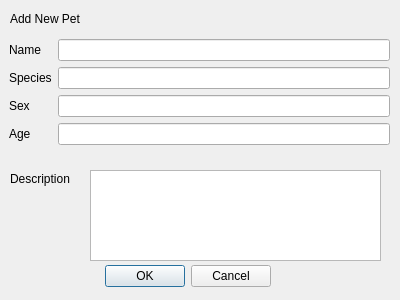
<?xml version="1.0" encoding="UTF-8"?>
<ui version="4.0">
 <class>Dialog</class>
 <widget class="QDialog" name="Dialog">
  <property name="geometry">
   <rect>
    <x>0</x>
    <y>0</y>
    <width>400</width>
    <height>300</height>
   </rect>
  </property>
  <property name="windowTitle">
   <string>Dialog</string>
  </property>
  <widget class="QDialogButtonBox" name="buttonBox">
   <property name="geometry">
    <rect>
     <x>100</x>
     <y>260</y>
     <width>171</width>
     <height>32</height>
    </rect>
   </property>
   <property name="orientation">
    <enum>Qt::Horizontal</enum>
   </property>
   <property name="standardButtons">
    <set>QDialogButtonBox::Cancel|QDialogButtonBox::Ok</set>
   </property>
  </widget>
  <widget class="QLabel" name="descLabel">
   <property name="geometry">
    <rect>
     <x>10</x>
     <y>170</y>
     <width>80</width>
     <height>17</height>
    </rect>
   </property>
   <property name="text">
    <string>Description</string>
   </property>
  </widget>
  <widget class="QLabel" name="diagLabel">
   <property name="geometry">
    <rect>
     <x>10</x>
     <y>10</y>
     <width>91</width>
     <height>17</height>
    </rect>
   </property>
   <property name="text">
    <string>Add New Pet</string>
   </property>
  </widget>
  <widget class="QWidget" name="formLayoutWidget">
   <property name="geometry">
    <rect>
     <x>9</x>
     <y>39</y>
     <width>381</width>
     <height>121</height>
    </rect>
   </property>
   <layout class="QFormLayout" name="formLayout">
    <item row="0" column="0">
     <widget class="QLabel" name="nameLabel">
      <property name="text">
       <string>Name</string>
      </property>
     </widget>
    </item>
    <item row="0" column="1">
     <widget class="QLineEdit" name="nameLineEdit"/>
    </item>
    <item row="1" column="0">
     <widget class="QLabel" name="speciesLabel">
      <property name="text">
       <string>Species</string>
      </property>
     </widget>
    </item>
    <item row="1" column="1">
     <widget class="QLineEdit" name="speciesLineEdit"/>
    </item>
    <item row="2" column="0">
     <widget class="QLabel" name="sexLabel">
      <property name="text">
       <string>Sex</string>
      </property>
     </widget>
    </item>
    <item row="2" column="1">
     <widget class="QLineEdit" name="sexLineEdit"/>
    </item>
    <item row="3" column="0">
     <widget class="QLabel" name="ageLabel">
      <property name="text">
       <string>Age</string>
      </property>
     </widget>
    </item>
    <item row="3" column="1">
     <widget class="QLineEdit" name="ageLineEdit"/>
    </item>
   </layout>
  </widget>
  <widget class="QTextEdit" name="descTextEdit">
   <property name="geometry">
    <rect>
     <x>90</x>
     <y>170</y>
     <width>291</width>
     <height>91</height>
    </rect>
   </property>
  </widget>
 </widget>
 <resources/>
 <connections>
  <connection>
   <sender>buttonBox</sender>
   <signal>accepted()</signal>
   <receiver>Dialog</receiver>
   <slot>accept()</slot>
   <hints>
    <hint type="sourcelabel">
     <x>248</x>
     <y>254</y>
    </hint>
    <hint type="destinationlabel">
     <x>157</x>
     <y>274</y>
    </hint>
   </hints>
  </connection>
  <connection>
   <sender>buttonBox</sender>
   <signal>rejected()</signal>
   <receiver>Dialog</receiver>
   <slot>reject()</slot>
   <hints>
    <hint type="sourcelabel">
     <x>316</x>
     <y>260</y>
    </hint>
    <hint type="destinationlabel">
     <x>286</x>
     <y>274</y>
    </hint>
   </hints>
  </connection>
 </connections>
</ui>
